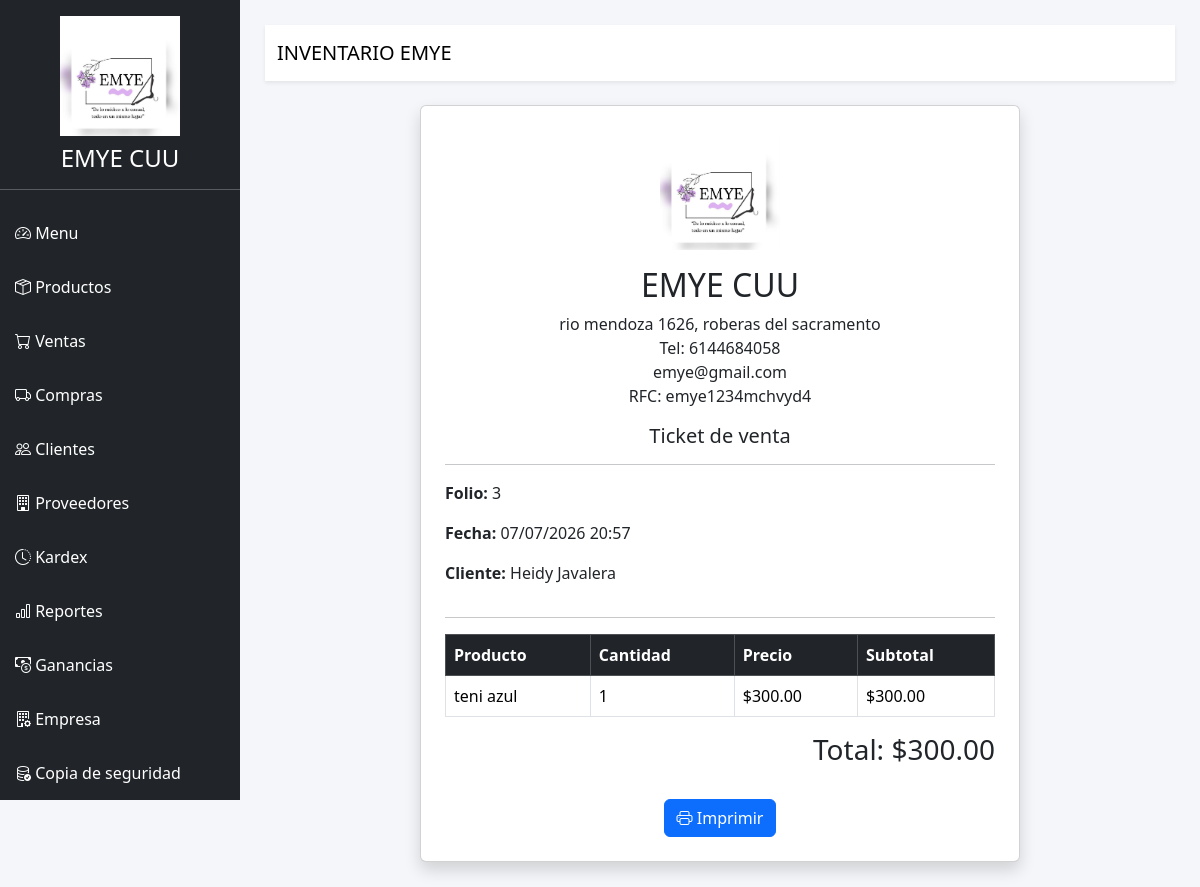
Screenshot of /ventas/ticket/3 with the database file from the repository.
### SistemaInventarioWeb/models/database.py (models this page shows)
class Empresa(db.Model):
    __tablename__ = "empresa"
    id = db.Column(db.Integer, primary_key=True)
    nombre = db.Column(db.String(150), nullable=False)
    direccion = db.Column(db.String(250))
    telefono = db.Column(db.String(30))
    correo = db.Column(db.String(120))
    rfc = db.Column(db.String(30))
    sitio_web = db.Column(db.String(120))
    logo = db.Column(db.String(200))

class Venta(db.Model):
    __tablename__ = "ventas"
    id = db.Column(db.Integer, primary_key=True)
    fecha = db.Column(db.DateTime, default=datetime.now)
    total = db.Column(db.Float)
    cliente_id = db.Column(
        db.Integer,
        db.ForeignKey("clientes.id")
    )
    cliente = db.relationship(
        "Cliente",
        backref="ventas"
    )

class Cliente(db.Model):
    __tablename__ = "clientes"
    id = db.Column(db.Integer, primary_key=True)
    nombre = db.Column(db.String(100), nullable=False)
    telefono = db.Column(db.String(20))
    correo = db.Column(db.String(100))

class DetalleVenta(db.Model):
    __tablename__ = "detalle_ventas"
    id = db.Column(db.Integer, primary_key=True)
    venta_id = db.Column(
        db.Integer,
        db.ForeignKey("ventas.id")
    )
    producto_id = db.Column(
        db.Integer,
        db.ForeignKey("productos.id")
    )
    cantidad = db.Column(db.Integer)
    precio = db.Column(db.Float)
    subtotal = db.Column(db.Float)
    venta = db.relationship(
        "Venta",
        backref="detalles"
    )
    producto = db.relationship("Producto")

class Producto(db.Model):
    __tablename__ = "productos"
    id = db.Column(db.Integer, primary_key=True)
    codigo = db.Column(
        db.String(30),
        unique=True,
        nullable=False
    )
    nombre = db.Column(
        db.String(100),
        nullable=False
    )
    categoria = db.Column(
        db.String(80)
    )
    precio = db.Column(
        db.Float,
        nullable=False
    )
    costo = db.Column(
        db.Float,
        default=0
    )
    stock = db.Column(
        db.Integer,
        default=0
    )

### SistemaInventarioWeb/routes/ventas.py (the view)
@ventas_bp.route("/ventas/ticket/<int:id>")
def ticket_venta(id):
    venta = Venta.query.get_or_404(id)
    empresa = Empresa.query.first()
    return render_template(
        "ticket_venta.html",
        venta=venta,
        empresa=empresa
    )

### SistemaInventarioWeb/app.py (called while the page is built)
@app.context_processor
def datos_empresa():
    empresa = Empresa.query.first()
    return {
        "empresa": empresa
    }

### SistemaInventarioWeb/templates/ticket_venta.html
{% extends 'base.html' %}
{% block contenido %}
<div class="card shadow p-4" style="max-width:600px;margin:auto;">
<div class="text-center">
{% if empresa %}
    {% if empresa.logo %}
    <img
    src="{{ url_for('static', filename=empresa.logo) }}"
    style="width:120px;height:120px;object-fit:contain;"
    class="mb-3">
    {% endif %}
    <h2>
        {{ empresa.nombre }}
    </h2>
    <p>
        {{ empresa.direccion }}
        <br>
        Tel: {{ empresa.telefono }}
        <br>
        {{ empresa.correo }}
        <br>
        RFC: {{ empresa.rfc }}
    </p>
{% else %}
    <h2>
        EMYE CORPORATION
    </h2>
{% endif %}
<h5>
Ticket de venta
</h5>
<hr>
</div>
<p>
<strong>Folio:</strong>
{{ venta.id }}
</p>
<p>
<strong>Fecha:</strong>
{{ venta.fecha.strftime('%d/%m/%Y %H:%M') }}
</p>
<p>
<strong>Cliente:</strong>
{{ venta.cliente.nombre }}
</p>
<hr>
<table class="table table-bordered">
<thead class="table-dark">
<tr>
<th>
Producto
</th>
<th>
Cantidad
</th>
<th>
Precio
</th>
<th>
Subtotal
</th>
</tr>
</thead>
<tbody>
{% for detalle in venta.detalles %}
<tr>
<td>
{{ detalle.producto.nombre }}
</td>
<td>
{{ detalle.cantidad }}
</td>
<td>
${{ "%.2f"|format(detalle.precio) }}
</td>
<td>
${{ "%.2f"|format(detalle.subtotal) }}
</td>
</tr>
{% endfor %}
</tbody>
</table>
<h3 class="text-end">
Total:
${{ "%.2f"|format(venta.total) }}
</h3>
<div class="text-center mt-4">
<button
onclick="window.print()"
class="btn btn-primary">
<i class="bi bi-printer"></i>
Imprimir
</button>
</div>
</div>
{% endblock %}

### SistemaInventarioWeb/templates/base.html (shortened to what this page needs)
<!DOCTYPE html>
<html lang="es">
<head>
    <link href="https://cdn.jsdelivr.net/npm/bootstrap@5.3.8/dist/css/bootstrap.min.css" rel="stylesheet">
    <link href="https://cdn.jsdelivr.net/npm/bootstrap-icons@1.13.1/font/bootstrap-icons.css" rel="stylesheet">
    <link rel="stylesheet"
          href="https://cdn.datatables.net/1.13.8/css/dataTables.bootstrap5.min.css">
    <link href="https://cdn.jsdelivr.net/npm/select2@4.1.0-rc.0/dist/css/select2.min.css" rel="stylesheet">
    <link rel="stylesheet"
          href="{{ url_for('static', filename='css/style.css') }}">
</head>
<body>
<div class="d-flex">
    <div class="sidebar">
        <div class="text-center mt-3">
    {% if empresa and empresa.logo %}
    <img
    src="{{ url_for('static', filename=empresa.logo) }}"
    style="width:120px;height:120px;object-fit:contain;"
    class="mb-2">
    {% endif %}
    <h4 class="text-white">
        {% if empresa %}
            {{ empresa.nombre }}
        {% else %}
            EMYE CUU
        {% endif %}
    </h4>
</div>
        <hr>
        <a href="/">
            <i class="bi bi-speedometer2"></i>
            Menu
        </a>
        <a href="/productos">
            <i class="bi bi-box-seam"></i>
            Productos
        </a>
        <a href="/ventas">
            <i class="bi bi-cart"></i>
            Ventas
        </a>
        <a href="/compras">
            <i class="bi bi-truck"></i>
            Compras
        </a>
        <a href="/clientes">
            <i class="bi bi-people"></i>
            Clientes
        </a>
        <a href="/proveedores">
            <i class="bi bi-building"></i>
            Proveedores
        </a>
        <a href="/kardex">
            <i class="bi bi-clock-history"></i>
            Kardex
        </a>
        <a href="/reportes">
            <i class="bi bi-bar-chart"></i>
            Reportes
        </a>
        <a href="/ganancias">
           <i class="bi bi-cash-coin"></i>
         Ganancias
          </a>
            <a href="/empresa">
            <i class="bi bi-building-gear"></i>
           Empresa
        </a>
        <a href="/respaldo">
            <i class="bi bi-database-check"></i>
            Copia de seguridad
        </a>
    </div>
    <div class="contenido">
        <nav class="navbar bg-white shadow-sm mb-4">
            <div class="container-fluid">
                <span class="navbar-brand">
                    INVENTARIO EMYE
                </span>
            </div>
        </nav>
        {% block contenido %}
        {% endblock %}
    </div>
</div>
</body>
</html>

### SistemaInventarioWeb/static/css/style.css (style rules this page uses)
body { background:#f4f6f9; }
.sidebar { width:240px; height:100vh; background:#212529; color:white; position:fixed; top:0; left:0; overflow-y:auto; }
.sidebar a { color:white; display:block; padding:15px; text-decoration:none; }
.contenido { margin-left:240px; width:100%; padding:25px; }

### rows the page displays
Empresa: logo (picture), nombre "EMYE CUU", direccion "rio mendoza 1626, roberas del sacramento", telefono "6144684058", correo "emye@gmail.com", rfc "emye1234mchvyd4"
Venta: id "3", fecha "07/07/2026 20:57", total "300.00"
Cliente: cliente.nombre "Heidy Javalera"
DetalleVenta: producto.nombre "teni azul", cantidad "1", precio "300.00", subtotal "300.00"
